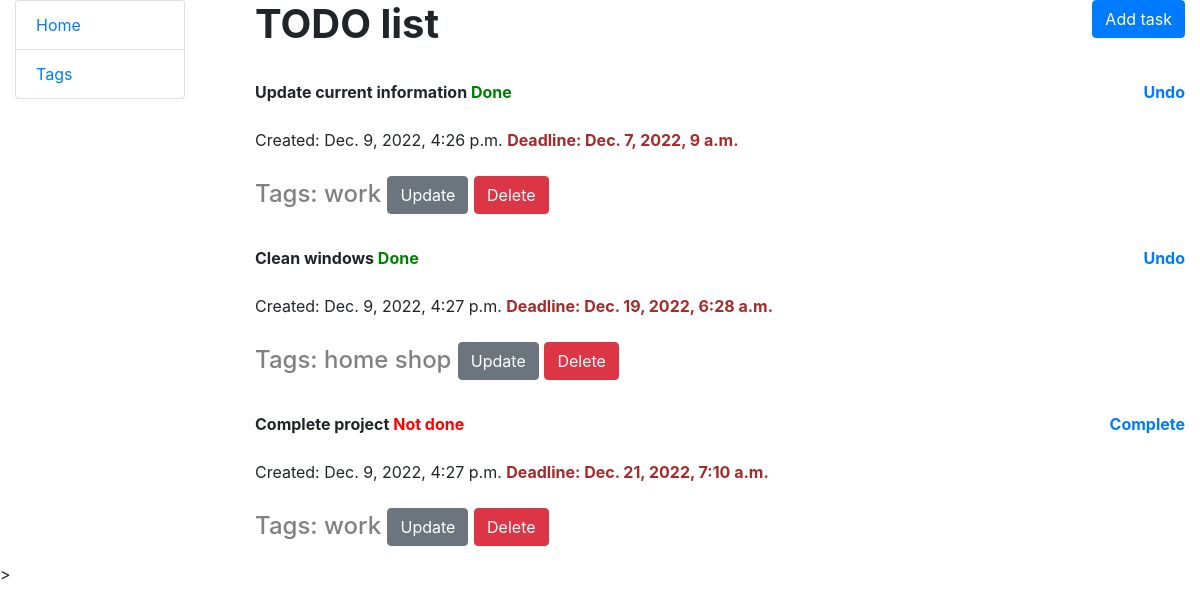
The page / on the database its author committed.
### task_service/models.py (models this page shows, shortened)
class Task(models.Model):
    content = models.TextField()
    datetime = models.DateTimeField(auto_now=True)
    optional_deadline = models.DateTimeField(blank=True, null=True)
    confirmation = models.BooleanField()
    tags = models.ForeignKey(Tags, on_delete=models.CASCADE)
    class Meta:
        ordering = ["optional_deadline"]

class Tags(models.Model):
    name = models.CharField(max_length=255)

### task_service/views.py (the view)
# urls.py: path("", index, name="index"),
def index(request):
    tasks = Task.objects.all()
    tags = Tags.objects.all()
    context = {
        "tasks": tasks,
        "tags": tags
    }
    return render(request, "task_service/index.html", context=context)

### templates/task_service/index.html
{% extends "base.html" %}
{% block content %}
  <ul>
    <li>
      <h1>
          <strong>TODO list</strong>
          <a style="float: right" href="{% url 'task_service:task-create' %}" class="btn btn-primary link-to-page">
          Add task
          </a>
      </h1>
    </li>
      {% for task in tasks %}
        <br>
        <li>
          {% if task.confirmation == 1 %}
            <strong>
              {{ task.content }}
            </strong>
            <strong style="color: green">
              Done
              <a style="float: right" href="{% url 'task_service:undo' pk=task.pk%}"
                class="btn-1">
                Undo
              </a>
            </strong>
            <br>
          {% else %}
            <strong>
              {{ task.content }}
            </strong>
            <strong style="color: red">
              Not done
              <a style="float: right" href="{% url 'task_service:complete' pk=task.pk%}"
                class="btn-1">
                Complete
              </a>
            </strong>
            <br>
          {% endif %}
        </li>
        <br>
        <li>
          {% if task.optional_deadline  %}
            Created: {{ task.datetime }}
            <strong style="color: brown">
              Deadline: {{ task.optional_deadline }}
            </strong>
          {% endif %}
        </li>
        <br>
        <li>
          <h4 style="color: gray">
            Tags: {{ task.tags.name }}
            <strong style="color: dodgerblue">
                <a href="{% url 'task_service:tags-update' pk=task.tags.id %}" class="btn btn-secondary link-to-page">
             Update
             </a>
                  <a href="{% url 'task_service:tags-delete' pk=task.tags.id %}" class="btn btn-danger link-to-page">
             Delete
                  </a>
            </strong>
          </h4>
        </li>
      {% endfor %}
    </ul>
{% endblock %}

### templates/base.html (shortened to what this page needs)
<!DOCTYPE html>
<html lang="en">
<head>
    <link rel="stylesheet"
          href="https://cdn.jsdelivr.net/npm/bootstrap@4.5.3/dist/css/bootstrap.min.css"
>
  {% load static %}
  <link rel="stylesheet" href="{% static 'css/style.css' %}">
</head>
<body>
<div class="container-fluid">
    <div class="row">
        <div class="col-sm-2">
            {% block sidebar %}
                {% include "includes/sidebar.html" %}
            {% endblock %}
        </div>
        <div class="col-sm-10 ">
            {% block content %}{% endblock %}
        </div>
    </div>
</div>
</body>
</html>>

### templates/includes/sidebar.html
<ul class="sidebar-nav list-group">
  <li class="list-group-item"><a href="{% url "task_service:index" %}">Home</a></li>
  <li class="list-group-item"><a href="{% url "task_service:tags-list" %}">Tags</a></li>
</ul>

### static/css/style.css (style rules this page uses)
li { list-style-type: none; }

### rows shown on the page
Task: content "Update current information", datetime "Dec. 9, 2022, 4:26 p.m.", optional_deadline "Dec. 7, 2022, 9 a.m.", tags.name "work"
Task: content "Clean windows", datetime "Dec. 9, 2022, 4:27 p.m.", optional_deadline "Dec. 19, 2022, 6:28 a.m.", tags.name "home shop"
Task: content "Complete project", datetime "Dec. 9, 2022, 4:27 p.m.", optional_deadline "Dec. 21, 2022, 7:10 a.m.", tags.name "work"
